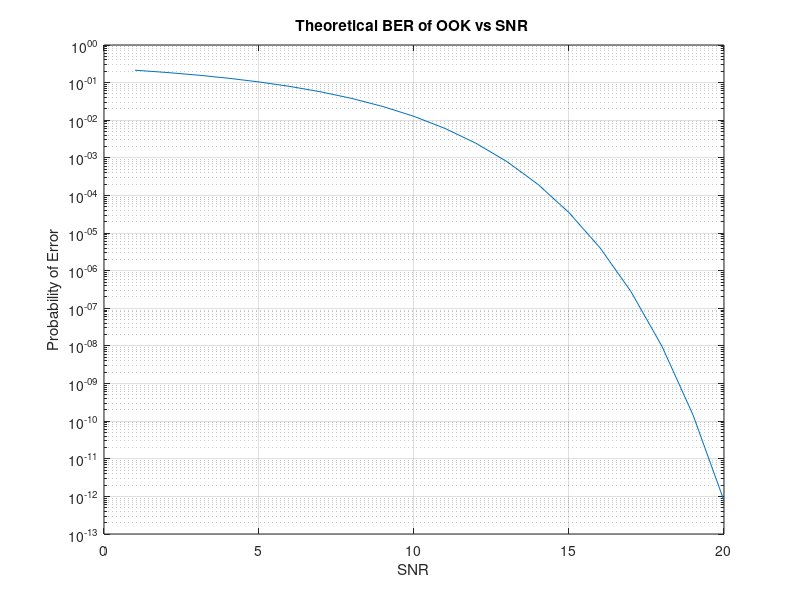
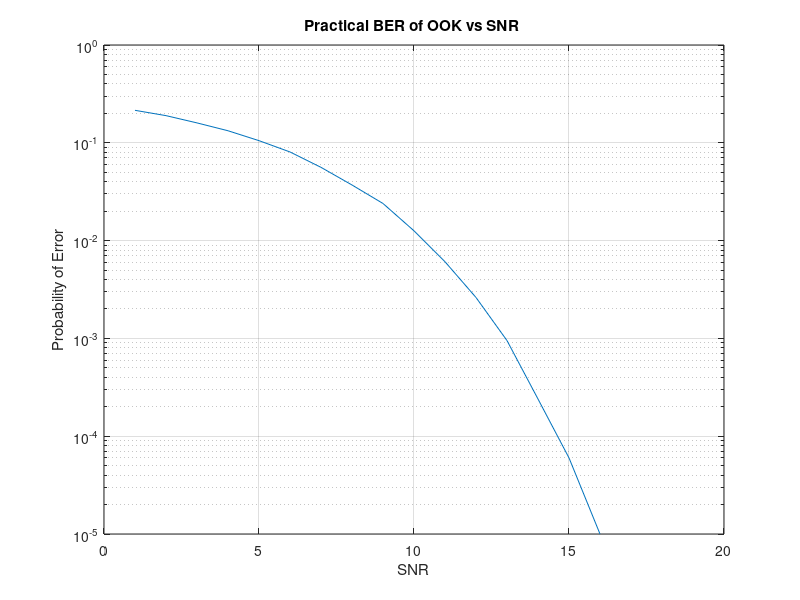
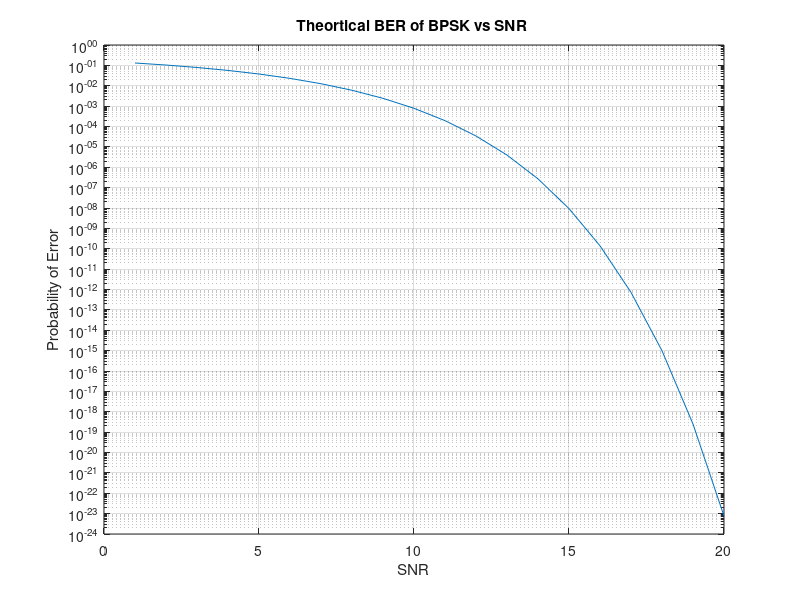
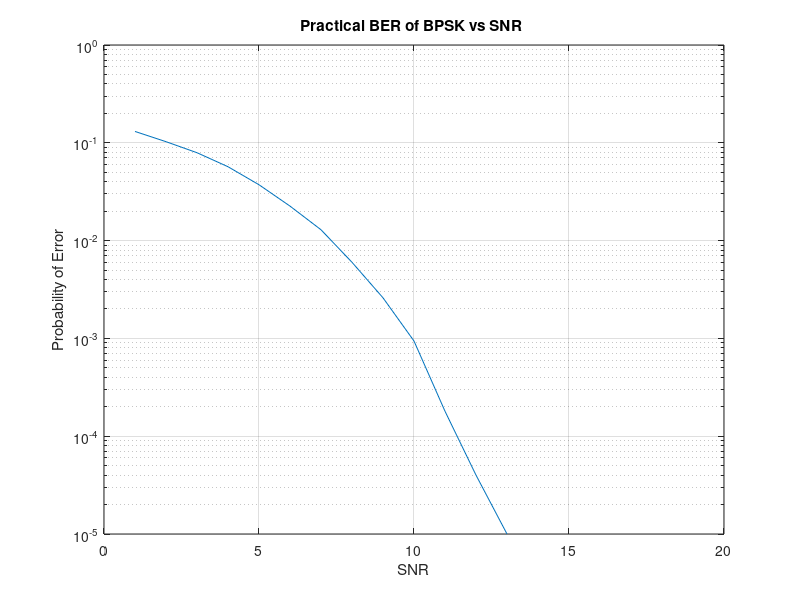

Here is the MATLAB script that generated these plots, in order:
clc
clear all
close all
 
%input binary info
N=100000;
Mt=randi([0,1],1,N);
E=1;
%St_OOK=zeros(1,N);
x_BPSK=Mt.*2-1;

%dividing bits to even and odd in QPSK
evenQPSK=Mt(1:2:end);
oddQPSK=Mt(2:2:end);  


for a=1:N/2
    if evenQPSK(a)==0
        if oddQPSK(a)==0
            x_QPSK(a)=1/sqrt(2)+1/sqrt(2)*i;
        else
            x_QPSK(a)=1/sqrt(2)-1/sqrt(2)*i;
        end
    else
        if oddQPSK(a)==0
            x_QPSK(a)=-1/sqrt(2)+1/sqrt(2)*i;
        else
            x_QPSK(a)=-1/sqrt(2)-1/sqrt(2)*i;
        end
    end
          
end



for SNR=1:20

y_OOK=awgn(Mt,SNR,'measured'); %signal after adding noise OOK
y_BPSK=awgn(x_BPSK,SNR,'measured'); %signal after adding noise BPSK
y_QPSK=awgn(x_QPSK,SNR,'measured'); %signal after adding noise QPSK

SNRlinear(SNR)=10.^(SNR/10);
SNR_Array(SNR)= SNR;


%for loop for detecting OOK & PSK
for i=1:N
    if y_OOK(i)>0.5
        St_OOK(i)=1;
    end
    if y_OOK(i)<0.5
        St_OOK(i)=0;
    end
    if y_BPSK(i)>0
        St_BPSK(i)=1;
    end
    if y_BPSK(i)<0
        St_BPSK(i)=0;
    end  
end

%for loop for detecting QPSK
j=1;
for k=1:2:N
 
    if real(y_QPSK(j))<0
        St_QPSK(k)=1;
     else
        St_QPSK(k)=0;
     end
     
     if imag(y_QPSK(j))<0
        St_QPSK(k+1)=1;
     else
        St_QPSK(k+1)=0;
     end
    j=j+1; 
     
end


Pe_practical_OOK(SNR)=(sum(xor(Mt,St_OOK)))/N; 
Pe_theoretical_OOK(SNR)=0.5*erfc(sqrt(SNRlinear(SNR)/4));

Pe_practical_BPSK(SNR)=(sum(xor(Mt,St_BPSK)))/N;
Pe_theoretical_BPSK(SNR)=0.5*erfc(sqrt(SNRlinear(SNR)/2));

Pe_practical_QPSK(SNR)=(sum(xor(Mt,St_QPSK)))/N;
Pe_theoretical_QPSK(SNR)=0.5*erfc(sqrt(SNRlinear(SNR)/2));






end

figure
semilogy(SNR_Array,Pe_theoretical_OOK);
grid on
title('Theoretical BER of OOK vs SNR ')
xlabel('SNR')
ylabel('Probability of Error')
figure
semilogy(SNR_Array,Pe_practical_OOK);
grid on
title('Practical BER of OOK vs SNR ')
xlabel('SNR')
ylabel('Probability of Error')


figure
semilogy(SNR_Array,Pe_theoretical_BPSK);
grid on
title('Theortical BER of BPSK vs SNR ')
xlabel('SNR')
ylabel('Probability of Error')
figure
semilogy(SNR_Array,Pe_practical_BPSK);
grid on
title('Practical BER of BPSK vs SNR ')
xlabel('SNR')
ylabel('Probability of Error')


figure
semilogy(SNR_Array,Pe_theoretical_QPSK);
grid on
title('Theortical BER of QPSK vs SNR ')
xlabel('SNR')
ylabel('Probability of Error')
figure
semilogy(SNR_Array,Pe_practical_QPSK);
grid on
title('Practical BER of QPSK vs SNR ')
xlabel('SNR')
ylabel('Probability of Error')


%three plots together practical
figure
semilogy(SNR_Array,Pe_practical_OOK);
grid on
hold on
semilogy(SNR_Array,Pe_practical_BPSK);
grid on
hold on
semilogy(SNR_Array,Pe_practical_QPSK);
grid on
legend('OOK' , 'BPSK' , 'QPSK');
xlabel('SNR [dB]')
ylabel ('BER')

%three plots together theoretical
figure
semilogy(SNR_Array,Pe_theoretical_OOK);
grid on
hold on
semilogy(SNR_Array,Pe_theoretical_BPSK);
grid on
hold on
semilogy(SNR_Array,Pe_theoretical_QPSK);
grid on
legend('OOK' , 'BPSK' , 'QPSK');
xlabel('SNR [dB]')
ylabel ('BER')







